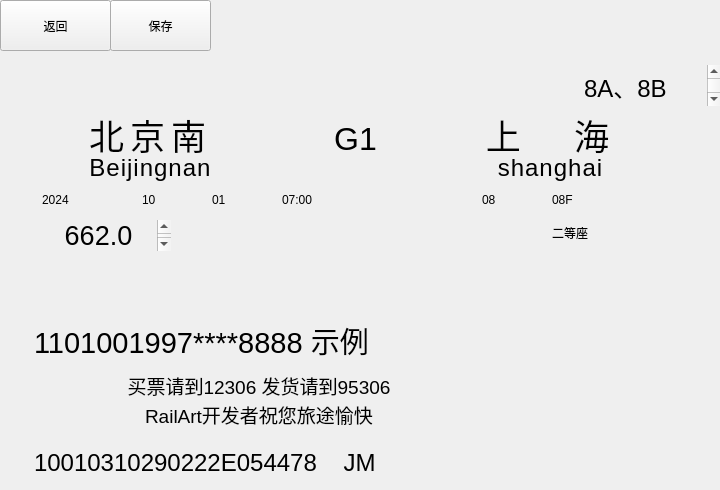
<?xml version="1.0" encoding="UTF-8"?>
<ui version="4.0">
 <class>TicketGenerator</class>
 <widget class="QWidget" name="TicketGenerator">
  <property name="geometry">
   <rect>
    <x>0</x>
    <y>0</y>
    <width>720</width>
    <height>490</height>
   </rect>
  </property>
  <property name="minimumSize">
   <size>
    <width>200</width>
    <height>200</height>
   </size>
  </property>
  <property name="maximumSize">
   <size>
    <width>1000</width>
    <height>1000</height>
   </size>
  </property>
  <property name="acceptDrops">
   <bool>false</bool>
  </property>
  <property name="windowTitle">
   <string>Form</string>
  </property>
  <widget class="QWidget" name="ticket" native="true">
   <property name="geometry">
    <rect>
     <x>0</x>
     <y>50</y>
     <width>721</width>
     <height>441</height>
    </rect>
   </property>
   <property name="styleSheet">
    <string notr="true">QWidget#ticket{
border-image: url(:/resources/ticket_background.jpg) 0 0 0 0 stretch stretch;
}</string>
   </property>
   <widget class="QTextEdit" name="shifa">
    <property name="geometry">
     <rect>
      <x>80</x>
      <y>55</y>
      <width>141</width>
      <height>71</height>
     </rect>
    </property>
    <property name="styleSheet">
     <string notr="true">QTextEdit#shifa {
    font-size: 22px;
    font-weight: bold;
	letter-spacing: 6px;
    background: transparent;
    border: none;
    color: #000000;
}</string>
    </property>
    <property name="html">
     <string>&lt;!DOCTYPE HTML PUBLIC &quot;-//W3C//DTD HTML 4.0//EN&quot; &quot;http://www.w3.org/TR/REC-html40/strict.dtd&quot;&gt;
&lt;html&gt;&lt;head&gt;&lt;meta name=&quot;qrichtext&quot; content=&quot;1&quot; /&gt;&lt;meta charset=&quot;utf-8&quot; /&gt;&lt;style type=&quot;text/css&quot;&gt;
p, li { white-space: pre-wrap; }
hr { height: 1px; border-width: 0; }
li.unchecked::marker { content: &quot;\2610&quot;; }
li.checked::marker { content: &quot;\2612&quot;; }
&lt;/style&gt;&lt;/head&gt;&lt;body style=&quot; font-family:'Microsoft YaHei UI'; font-size:22px; font-weight:700; font-style:normal; letter-spacing:6px;&quot;&gt;
&lt;p align=&quot;center&quot; style=&quot; margin-top:0px; margin-bottom:0px; margin-left:0px; margin-right:0px; -qt-block-indent:0; text-indent:0px;&quot;&gt;&lt;span style=&quot; font-size:26pt; font-weight:400;&quot;&gt;北京南&lt;/span&gt;&lt;/p&gt;&lt;/body&gt;&lt;/html&gt;</string>
    </property>
   </widget>
   <widget class="QTextEdit" name="zhongdao">
    <property name="geometry">
     <rect>
      <x>450</x>
      <y>55</y>
      <width>201</width>
      <height>61</height>
     </rect>
    </property>
    <property name="styleSheet">
     <string notr="true">QTextEdit#zhongdao {
    font-size: 18px;
    font-weight: bold;
	letter-spacing: 6px;
    background: transparent;
    border: none;
    color: #000000;
}</string>
    </property>
    <property name="html">
     <string>&lt;!DOCTYPE HTML PUBLIC &quot;-//W3C//DTD HTML 4.0//EN&quot; &quot;http://www.w3.org/TR/REC-html40/strict.dtd&quot;&gt;
&lt;html&gt;&lt;head&gt;&lt;meta name=&quot;qrichtext&quot; content=&quot;1&quot; /&gt;&lt;meta charset=&quot;utf-8&quot; /&gt;&lt;style type=&quot;text/css&quot;&gt;
p, li { white-space: pre-wrap; }
hr { height: 1px; border-width: 0; }
li.unchecked::marker { content: &quot;\2610&quot;; }
li.checked::marker { content: &quot;\2612&quot;; }
&lt;/style&gt;&lt;/head&gt;&lt;body style=&quot; font-family:'Microsoft YaHei UI'; font-size:18px; font-weight:700; font-style:normal; letter-spacing:6px;&quot;&gt;
&lt;p align=&quot;center&quot; style=&quot; margin-top:0px; margin-bottom:0px; margin-left:0px; margin-right:0px; -qt-block-indent:0; text-indent:0px;&quot;&gt;&lt;span style=&quot; font-size:26pt; font-weight:400;&quot;&gt;上   海&lt;/span&gt;&lt;/p&gt;&lt;/body&gt;&lt;/html&gt;</string>
    </property>
   </widget>
   <widget class="QTextEdit" name="jianpiaokou">
    <property name="geometry">
     <rect>
      <x>580</x>
      <y>15</y>
      <width>141</width>
      <height>41</height>
     </rect>
    </property>
    <property name="styleSheet">
     <string notr="true">QTextEdit#jianpiaokou {
    font: 12px &quot;Arial&quot;;
    background: transparent;
    border: none;
    color: #000000;
}</string>
    </property>
    <property name="html">
     <string>&lt;!DOCTYPE HTML PUBLIC &quot;-//W3C//DTD HTML 4.0//EN&quot; &quot;http://www.w3.org/TR/REC-html40/strict.dtd&quot;&gt;
&lt;html&gt;&lt;head&gt;&lt;meta name=&quot;qrichtext&quot; content=&quot;1&quot; /&gt;&lt;meta charset=&quot;utf-8&quot; /&gt;&lt;style type=&quot;text/css&quot;&gt;
p, li { white-space: pre-wrap; }
hr { height: 1px; border-width: 0; }
li.unchecked::marker { content: &quot;\2610&quot;; }
li.checked::marker { content: &quot;\2612&quot;; }
&lt;/style&gt;&lt;/head&gt;&lt;body style=&quot; font-family:'Arial'; font-size:12px; font-weight:400; font-style:normal;&quot;&gt;
&lt;p style=&quot; margin-top:0px; margin-bottom:0px; margin-left:0px; margin-right:0px; -qt-block-indent:0; text-indent:0px;&quot;&gt;&lt;span style=&quot; font-family:'Microsoft YaHei UI'; font-size:18pt;&quot;&gt;8A、8B&lt;/span&gt;&lt;/p&gt;&lt;/body&gt;&lt;/html&gt;</string>
    </property>
   </widget>
   <widget class="QTextEdit" name="price">
    <property name="geometry">
     <rect>
      <x>40</x>
      <y>170</y>
      <width>131</width>
      <height>31</height>
     </rect>
    </property>
    <property name="styleSheet">
     <string notr="true">QTextEdit#price{
    font-family: &quot;Arial&quot;;
    background: transparent;
    border: none;
    color: #000000;
}</string>
    </property>
    <property name="html">
     <string>&lt;!DOCTYPE HTML PUBLIC &quot;-//W3C//DTD HTML 4.0//EN&quot; &quot;http://www.w3.org/TR/REC-html40/strict.dtd&quot;&gt;
&lt;html&gt;&lt;head&gt;&lt;meta name=&quot;qrichtext&quot; content=&quot;1&quot; /&gt;&lt;meta charset=&quot;utf-8&quot; /&gt;&lt;style type=&quot;text/css&quot;&gt;
p, li { white-space: pre-wrap; }
hr { height: 1px; border-width: 0; }
li.unchecked::marker { content: &quot;\2610&quot;; }
li.checked::marker { content: &quot;\2612&quot;; }
&lt;/style&gt;&lt;/head&gt;&lt;body style=&quot; font-family:'Arial'; font-size:9pt; font-weight:400; font-style:normal;&quot;&gt;
&lt;p align=&quot;center&quot; style=&quot; margin-top:0px; margin-bottom:0px; margin-left:0px; margin-right:0px; -qt-block-indent:0; text-indent:0px;&quot;&gt;&lt;span style=&quot; font-size:20pt;&quot;&gt;662.0&lt;/span&gt;&lt;/p&gt;&lt;/body&gt;&lt;/html&gt;</string>
    </property>
   </widget>
   <widget class="QTextEdit" name="text">
    <property name="geometry">
     <rect>
      <x>100</x>
      <y>317</y>
      <width>318</width>
      <height>69</height>
     </rect>
    </property>
    <property name="styleSheet">
     <string notr="true">QTextEdit#text {
    font-family: &quot;Microsoft YaHei&quot;, &quot;黑体&quot;, &quot;SimHei&quot;;
    background: transparent;
    border: none;
    color: #000000;
}
</string>
    </property>
    <property name="html">
     <string>&lt;!DOCTYPE HTML PUBLIC &quot;-//W3C//DTD HTML 4.0//EN&quot; &quot;http://www.w3.org/TR/REC-html40/strict.dtd&quot;&gt;
&lt;html&gt;&lt;head&gt;&lt;meta name=&quot;qrichtext&quot; content=&quot;1&quot; /&gt;&lt;meta charset=&quot;utf-8&quot; /&gt;&lt;style type=&quot;text/css&quot;&gt;
p, li { white-space: pre-wrap; }
hr { height: 1px; border-width: 0; }
li.unchecked::marker { content: &quot;\2610&quot;; }
li.checked::marker { content: &quot;\2612&quot;; }
&lt;/style&gt;&lt;/head&gt;&lt;body style=&quot; font-family:'Microsoft YaHei','黑体','SimHei'; font-size:9pt; font-weight:400; font-style:normal;&quot;&gt;
&lt;p align=&quot;center&quot; style=&quot; margin-top:0px; margin-bottom:0px; margin-left:0px; margin-right:0px; -qt-block-indent:0; text-indent:0px;&quot;&gt;&lt;span style=&quot; font-family:'Microsoft YaHei UI'; font-size:14pt;&quot;&gt;买票请到12306 发货请到95306&lt;/span&gt;&lt;/p&gt;
&lt;p align=&quot;center&quot; style=&quot; margin-top:0px; margin-bottom:0px; margin-left:0px; margin-right:0px; -qt-block-indent:0; text-indent:0px;&quot;&gt;&lt;span style=&quot; font-family:'Microsoft YaHei UI'; font-size:14pt;&quot;&gt;RailArt开发者祝您旅途愉快&lt;/span&gt;&lt;/p&gt;&lt;/body&gt;&lt;/html&gt;</string>
    </property>
   </widget>
   <widget class="QTextEdit" name="id_and_name">
    <property name="geometry">
     <rect>
      <x>30</x>
      <y>265</y>
      <width>441</width>
      <height>71</height>
     </rect>
    </property>
    <property name="styleSheet">
     <string notr="true">QTextEdit#id_and_name {
    font-family: &quot;Microsoft YaHei&quot;, &quot;黑体&quot;, &quot;SimHei&quot;;
    background: transparent;
    border: none;
    color: #000000;
}
</string>
    </property>
    <property name="html">
     <string>&lt;!DOCTYPE HTML PUBLIC &quot;-//W3C//DTD HTML 4.0//EN&quot; &quot;http://www.w3.org/TR/REC-html40/strict.dtd&quot;&gt;
&lt;html&gt;&lt;head&gt;&lt;meta name=&quot;qrichtext&quot; content=&quot;1&quot; /&gt;&lt;meta charset=&quot;utf-8&quot; /&gt;&lt;style type=&quot;text/css&quot;&gt;
p, li { white-space: pre-wrap; }
hr { height: 1px; border-width: 0; }
li.unchecked::marker { content: &quot;\2610&quot;; }
li.checked::marker { content: &quot;\2612&quot;; }
&lt;/style&gt;&lt;/head&gt;&lt;body style=&quot; font-family:'Microsoft YaHei','黑体','SimHei'; font-size:9pt; font-weight:400; font-style:normal;&quot;&gt;
&lt;p style=&quot; margin-top:0px; margin-bottom:0px; margin-left:0px; margin-right:0px; -qt-block-indent:0; text-indent:0px;&quot;&gt;&lt;span style=&quot; font-size:22pt;&quot;&gt;1101001997****8888 示例&lt;/span&gt;&lt;/p&gt;&lt;/body&gt;&lt;/html&gt;</string>
    </property>
   </widget>
   <widget class="QLineEdit" name="year">
    <property name="geometry">
     <rect>
      <x>40</x>
      <y>140</y>
      <width>71</width>
      <height>20</height>
     </rect>
    </property>
    <property name="styleSheet">
     <string notr="true">QLineEdit#year {
    font:  26px &quot;Arial&quot;;
    background: transparent;
    border: none;
    color: #000000;
}</string>
    </property>
    <property name="text">
     <string>2024</string>
    </property>
   </widget>
   <widget class="QLineEdit" name="month">
    <property name="geometry">
     <rect>
      <x>140</x>
      <y>140</y>
      <width>31</width>
      <height>20</height>
     </rect>
    </property>
    <property name="styleSheet">
     <string notr="true">QLineEdit#month {
    font:  26px &quot;Arial&quot;;
    background: transparent;
    border: none;
    color: #000000;
}</string>
    </property>
    <property name="text">
     <string>10</string>
    </property>
   </widget>
   <widget class="QLineEdit" name="day">
    <property name="geometry">
     <rect>
      <x>210</x>
      <y>140</y>
      <width>31</width>
      <height>20</height>
     </rect>
    </property>
    <property name="styleSheet">
     <string notr="true">QLineEdit#day {
    font:  26px &quot;Arial&quot;;
    background: transparent;
    border: none;
    color: #000000;
}</string>
    </property>
    <property name="text">
     <string>01</string>
    </property>
   </widget>
   <widget class="QLineEdit" name="set_out_time">
    <property name="geometry">
     <rect>
      <x>280</x>
      <y>140</y>
      <width>71</width>
      <height>20</height>
     </rect>
    </property>
    <property name="styleSheet">
     <string notr="true">QLineEdit#set_out_time {
    font:  26px &quot;Arial&quot;;
    background: transparent;
    border: none;
    color: #000000;
}</string>
    </property>
    <property name="text">
     <string>07:00</string>
    </property>
   </widget>
   <widget class="QLineEdit" name="train_index">
    <property name="geometry">
     <rect>
      <x>480</x>
      <y>140</y>
      <width>31</width>
      <height>20</height>
     </rect>
    </property>
    <property name="styleSheet">
     <string notr="true">QLineEdit#train_index {
    font:  26px &quot;Arial&quot;;
    background: transparent;
    border: none;
    color: #000000;
}</string>
    </property>
    <property name="text">
     <string>08</string>
    </property>
   </widget>
   <widget class="QLineEdit" name="seat">
    <property name="geometry">
     <rect>
      <x>550</x>
      <y>140</y>
      <width>51</width>
      <height>20</height>
     </rect>
    </property>
    <property name="styleSheet">
     <string notr="true">QLineEdit#seat {
    font:  26px &quot;Arial&quot;;
    background: transparent;
    border: none;
    color: #000000;
}</string>
    </property>
    <property name="text">
     <string>08F</string>
    </property>
   </widget>
   <widget class="QLineEdit" name="seat_class">
    <property name="geometry">
     <rect>
      <x>550</x>
      <y>170</y>
      <width>81</width>
      <height>31</height>
     </rect>
    </property>
    <property name="styleSheet">
     <string notr="true">QLineEdit#seat_class {
    font: bold 26px &quot;宋体&quot;;
    background: transparent;
    border: none;
    color: #000000;
}</string>
    </property>
    <property name="text">
     <string>二等座</string>
    </property>
   </widget>
   <widget class="QTextEdit" name="train_number">
    <property name="geometry">
     <rect>
      <x>300</x>
      <y>67</y>
      <width>111</width>
      <height>61</height>
     </rect>
    </property>
    <property name="styleSheet">
     <string notr="true">QTextEdit#train_number {
    font: 20px &quot;Arial&quot;;
    color: #000000;
    background: transparent;
    border: none;
}</string>
    </property>
    <property name="html">
     <string>&lt;!DOCTYPE HTML PUBLIC &quot;-//W3C//DTD HTML 4.0//EN&quot; &quot;http://www.w3.org/TR/REC-html40/strict.dtd&quot;&gt;
&lt;html&gt;&lt;head&gt;&lt;meta name=&quot;qrichtext&quot; content=&quot;1&quot; /&gt;&lt;meta charset=&quot;utf-8&quot; /&gt;&lt;style type=&quot;text/css&quot;&gt;
p, li { white-space: pre-wrap; }
hr { height: 1px; border-width: 0; }
li.unchecked::marker { content: &quot;\2610&quot;; }
li.checked::marker { content: &quot;\2612&quot;; }
&lt;/style&gt;&lt;/head&gt;&lt;body style=&quot; font-family:'Arial'; font-size:20px; font-weight:400; font-style:normal;&quot;&gt;
&lt;p align=&quot;center&quot; style=&quot; margin-top:0px; margin-bottom:0px; margin-left:0px; margin-right:0px; -qt-block-indent:0; text-indent:0px;&quot;&gt;&lt;span style=&quot; font-size:24pt;&quot;&gt;G1&lt;/span&gt;&lt;/p&gt;&lt;/body&gt;&lt;/html&gt;</string>
    </property>
   </widget>
   <widget class="QTextEdit" name="shifa_English">
    <property name="geometry">
     <rect>
      <x>10</x>
      <y>100</y>
      <width>281</width>
      <height>51</height>
     </rect>
    </property>
    <property name="styleSheet">
     <string notr="true">QTextEdit#shifa_English {
    font: 8px &quot;Arial&quot;;
    color: #000000;
    background: transparent;
	letter-spacing: 1px;
    border: none;
}</string>
    </property>
    <property name="html">
     <string>&lt;!DOCTYPE HTML PUBLIC &quot;-//W3C//DTD HTML 4.0//EN&quot; &quot;http://www.w3.org/TR/REC-html40/strict.dtd&quot;&gt;
&lt;html&gt;&lt;head&gt;&lt;meta name=&quot;qrichtext&quot; content=&quot;1&quot; /&gt;&lt;meta charset=&quot;utf-8&quot; /&gt;&lt;style type=&quot;text/css&quot;&gt;
p, li { white-space: pre-wrap; }
hr { height: 1px; border-width: 0; }
li.unchecked::marker { content: &quot;\2610&quot;; }
li.checked::marker { content: &quot;\2612&quot;; }
&lt;/style&gt;&lt;/head&gt;&lt;body style=&quot; font-family:'Arial'; font-size:8px; font-weight:400; font-style:normal; letter-spacing:1px;&quot;&gt;
&lt;p align=&quot;center&quot; style=&quot; margin-top:0px; margin-bottom:0px; margin-left:0px; margin-right:0px; -qt-block-indent:0; text-indent:0px;&quot;&gt;&lt;span style=&quot; font-family:'Arial UI'; font-size:18pt;&quot;&gt;Beijingnan&lt;/span&gt;&lt;/p&gt;&lt;/body&gt;&lt;/html&gt;</string>
    </property>
   </widget>
   <widget class="QTextEdit" name="zhongdao_English">
    <property name="geometry">
     <rect>
      <x>440</x>
      <y>100</y>
      <width>221</width>
      <height>51</height>
     </rect>
    </property>
    <property name="styleSheet">
     <string notr="true">QTextEdit#zhongdao_English {
    font: 8px &quot;Arial&quot;;
    color: #000000;
    background: transparent;
	letter-spacing: 1px;
    border: none;
}</string>
    </property>
    <property name="html">
     <string>&lt;!DOCTYPE HTML PUBLIC &quot;-//W3C//DTD HTML 4.0//EN&quot; &quot;http://www.w3.org/TR/REC-html40/strict.dtd&quot;&gt;
&lt;html&gt;&lt;head&gt;&lt;meta name=&quot;qrichtext&quot; content=&quot;1&quot; /&gt;&lt;meta charset=&quot;utf-8&quot; /&gt;&lt;style type=&quot;text/css&quot;&gt;
p, li { white-space: pre-wrap; }
hr { height: 1px; border-width: 0; }
li.unchecked::marker { content: &quot;\2610&quot;; }
li.checked::marker { content: &quot;\2612&quot;; }
&lt;/style&gt;&lt;/head&gt;&lt;body style=&quot; font-family:'Arial'; font-size:8px; font-weight:400; font-style:normal; letter-spacing:1px;&quot;&gt;
&lt;p align=&quot;center&quot; style=&quot; margin-top:0px; margin-bottom:0px; margin-left:0px; margin-right:0px; -qt-block-indent:0; text-indent:0px;&quot;&gt;&lt;span style=&quot; font-family:'Microsoft YaHei UI'; font-size:18pt;&quot;&gt;shanghai&lt;/span&gt;&lt;/p&gt;&lt;/body&gt;&lt;/html&gt;</string>
    </property>
   </widget>
   <widget class="QTextEdit" name="buttom_text">
    <property name="geometry">
     <rect>
      <x>30</x>
      <y>395</y>
      <width>400</width>
      <height>61</height>
     </rect>
    </property>
    <property name="styleSheet">
     <string notr="true">QTextEdit#buttom_text{
    font-family: &quot;宋体&quot;;
    background: transparent;
    border: none;
    color: #000000;
}
</string>
    </property>
    <property name="html">
     <string>&lt;!DOCTYPE HTML PUBLIC &quot;-//W3C//DTD HTML 4.0//EN&quot; &quot;http://www.w3.org/TR/REC-html40/strict.dtd&quot;&gt;
&lt;html&gt;&lt;head&gt;&lt;meta name=&quot;qrichtext&quot; content=&quot;1&quot; /&gt;&lt;meta charset=&quot;utf-8&quot; /&gt;&lt;style type=&quot;text/css&quot;&gt;
p, li { white-space: pre-wrap; }
hr { height: 1px; border-width: 0; }
li.unchecked::marker { content: &quot;\2610&quot;; }
li.checked::marker { content: &quot;\2612&quot;; }
&lt;/style&gt;&lt;/head&gt;&lt;body style=&quot; font-family:'宋体'; font-size:9pt; font-weight:400; font-style:normal;&quot;&gt;
&lt;p style=&quot; margin-top:0px; margin-bottom:0px; margin-left:0px; margin-right:0px; -qt-block-indent:0; text-indent:0px;&quot;&gt;&lt;span style=&quot; font-family:'Microsoft YaHei','黑体','SimHei'; font-size:18pt;&quot;&gt;10010310290222E054478    JM&lt;/span&gt;&lt;/p&gt;&lt;/body&gt;&lt;/html&gt;</string>
    </property>
   </widget>
   <widget class="QWidget" name="QR" native="true">
    <property name="geometry">
     <rect>
      <x>540</x>
      <y>260</y>
      <width>120</width>
      <height>120</height>
     </rect>
    </property>
    <property name="styleSheet">
     <string notr="true">QWidget#QR{
border-image: url(:/resources/QR_Code.jpg) 0 0 0 0 stretch stretch;
}</string>
    </property>
   </widget>
  </widget>
  <widget class="QPushButton" name="backButton">
   <property name="geometry">
    <rect>
     <x>0</x>
     <y>0</y>
     <width>111</width>
     <height>51</height>
    </rect>
   </property>
   <property name="text">
    <string>返回</string>
   </property>
  </widget>
  <widget class="QPushButton" name="saveButton">
   <property name="geometry">
    <rect>
     <x>110</x>
     <y>0</y>
     <width>101</width>
     <height>51</height>
    </rect>
   </property>
   <property name="text">
    <string>保存</string>
   </property>
  </widget>
 </widget>
 <resources/>
 <connections/>
</ui>
